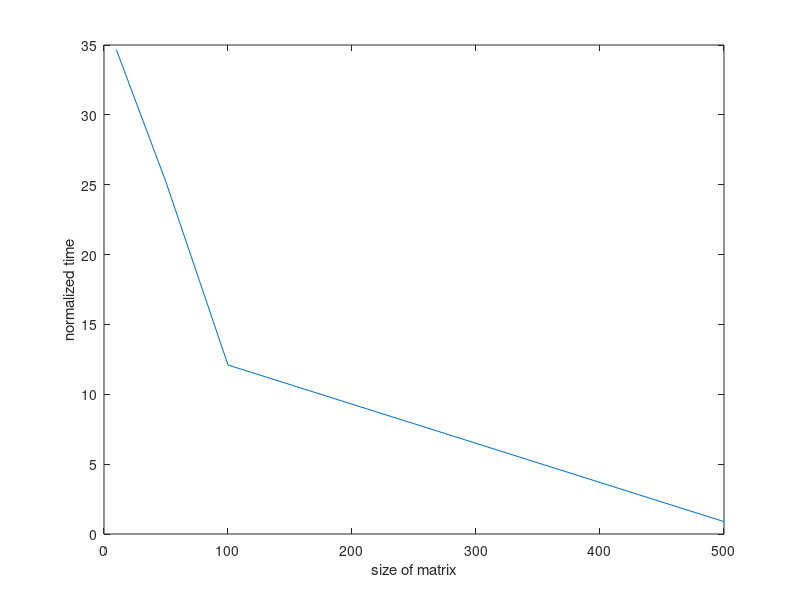
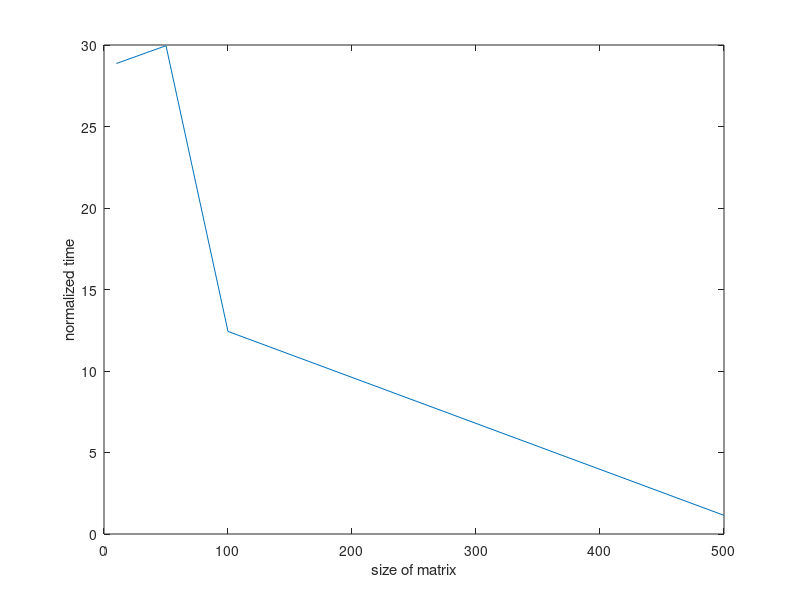

The MATLAB source for these figures, in order:
% This is not a function file
1; 

% Random matrix generator
function A = mat(N)
  A = rand(N) + (100)*diag(randperm(N)); 
end

% Gauss Seidel routine
function t = gs(A, b)
  [n, ~] = size(A);
  x = rand(n, 1);
  tic;
  x1 = A\b;
  t0 = toc;
  tic;
  nx1 = norm(x1);
  while true 
    for i = 1:n
      x(i) = (b(i) - A(i, 1:n)*x + A(i,i)*x(i))/A(i,i);
    end
    if norm(x1-x)/nx1 < 1e-3
      break
    end
  end
  t = toc/t0;
end

% Jacobi routine
function t = ja(A, b)
  [n, ~] = size(A);
  x = ones(n, 1);
  tic;
  x1 = A\b;
  t0 = toc;
  tic;
  nx1 = norm(x1);
  x0 = ones(n, 1);
  while true 
    for i = 1:n
      x(i) = (b(i) - A(i, 1:n)*x0 + A(i,i)*x0(i))/A(i,i);
    end 
    if norm(x1-x)/nx1 < 1e-3
      break
    end
   x0 = x; 
  end
  t = toc/t0;
end

% Returns average normalized time taken by Gauss Seidel/Jacobi routine for matrices of size N
function t = avg(func, N, n)
  T = ones(n, 1);
  b = ones(N, 1);
  for i = 1:n
    T(i) = func(mat(N), b);
  end
  t = mean(T);
 end
 
% Plots normalized time taken by Gauss Seidel/Jacobi routine
function plt(func, img_name)
  N = [10, 50, 100, 500];
  t = ones(4, 1);
  for i = 1:4
    t(i) = avg(func, N(i), 50);
  end
  fig = figure("visible", "off");
  plot(N, t);
  xlabel('size of matrix'); ylabel('normalized time'); 
  saveas(fig, img_name, "png");
  disp("Plot has been generated")
end

plt(@gs, "Gauss_Seidel");
plt(@ja, "Jacobi");